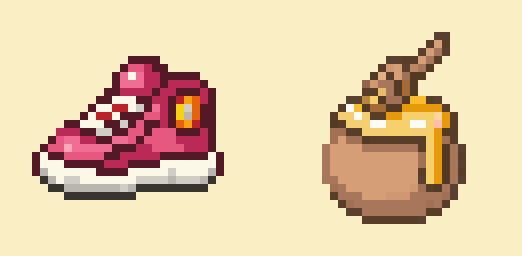
#> input picture games/pegue-o-ursinho/godot/art_source/pixellab/ui/_raw/check1.png, 522 x 256 px; its folder holds only this picture in this run
$ python sheet.py
#> lines starting #> are read from the running program, lines starting #| are printed output that depends on the picture
import sys,os
from PIL import Image,ImageDraw
os.chdir(os.path.join(os.path.dirname(os.path.abspath(__file__)),'..','icons'))
names=sorted(f[:-4] for f in os.listdir('.') if f.endswith('.png'))
cols=8;S=4;cw=32*S+8
im=Image.new('RGBA',(cols*cw,((len(names)+cols-1)//cols)*(32*S+20)),(250,238,197,255));d=ImageDraw.Draw(im)
#> after `im = Image.new('RGBA', (cols * cw, (len(names) + cols - 1) // cols * (`:
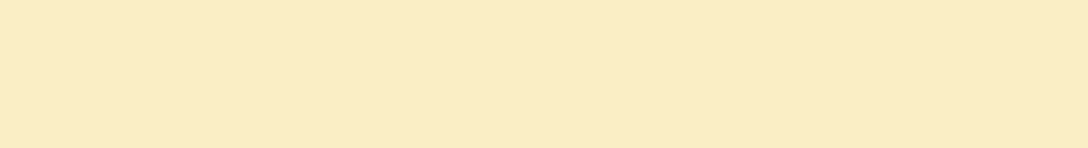
#> im: PIL image 1088x148 RGBA; mean R, G, B, A 250, 238, 197, 255
for i,n in enumerate(names):
    x=(i%cols)*cw+4;y=(i//cols)*(32*S+20)
    im.alpha_composite(Image.open(n+'.png').convert('RGBA').resize((32*S,32*S),Image.NEAREST),(x,y)); d.text((x,y+32*S+3),n,fill=(49,3,8,255))
#> after `im.alpha_composite(Image.open(n + '.png').convert('RGBA').resize((32 *`:
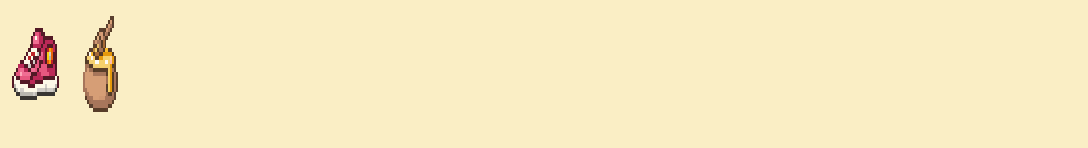
#> im: PIL image 1088x148 RGBA; mean R, G, B, A 247.6, 234.4, 194.1, 255
im.save('../_raw/sheet.png')
